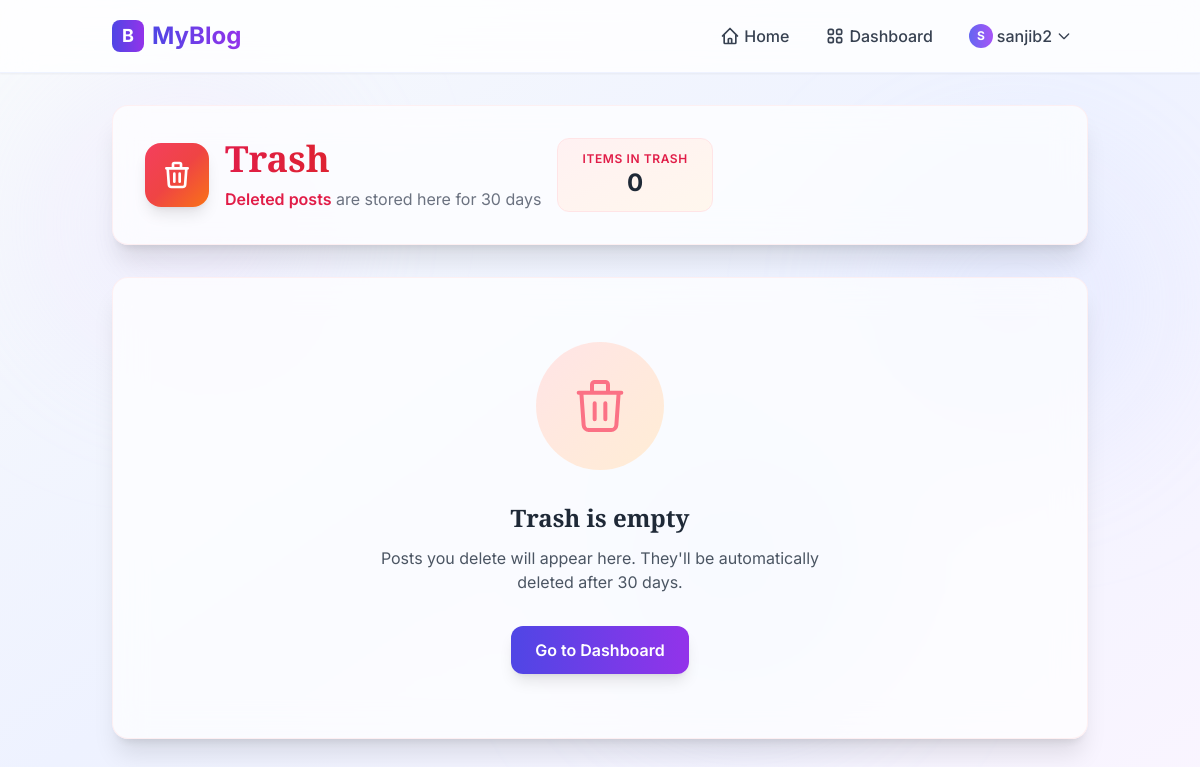
The page /trash/ (signed in) on the database as committed earlier.
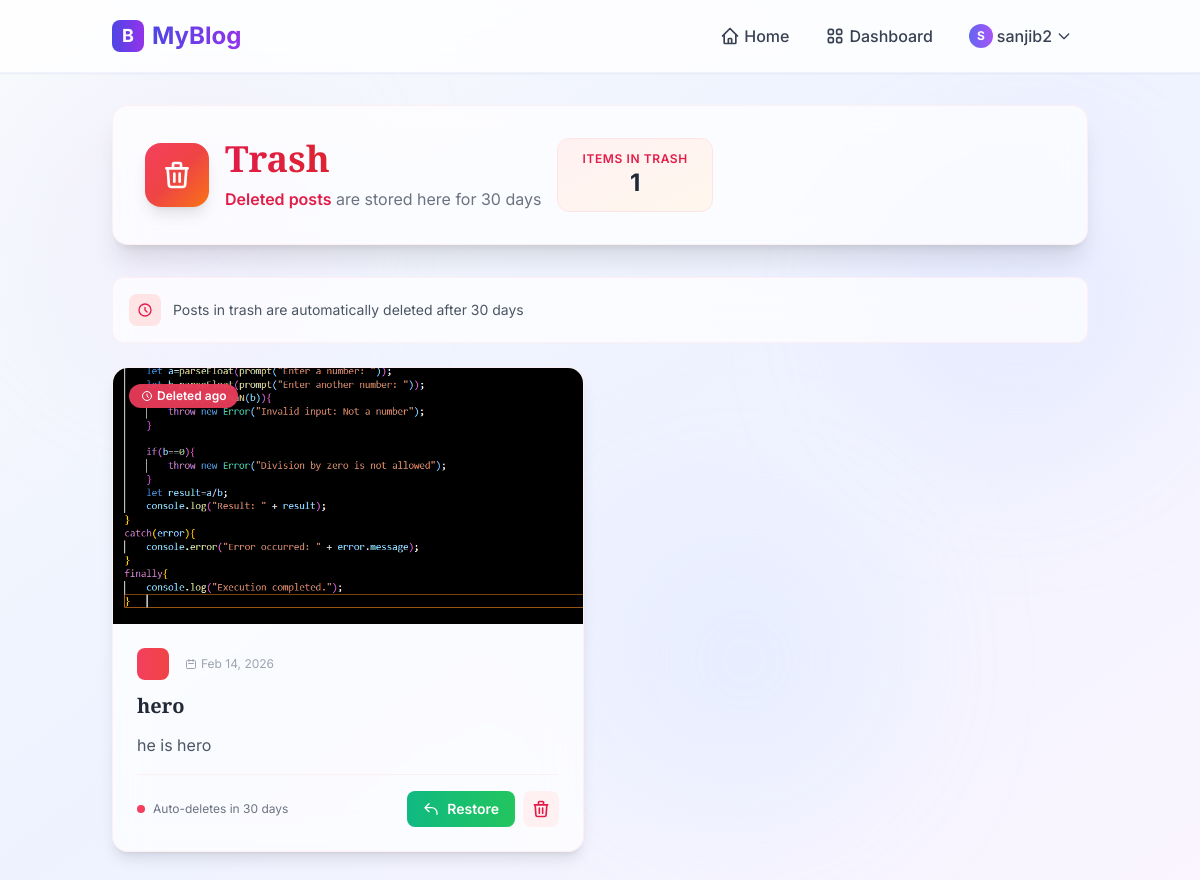
The same page on the database as committed later.
### posts/models.py (models this page shows, shortened)
class Post(models.Model):
    author=models.ForeignKey(User,on_delete=models.CASCADE,null=True,blank=True)
    title=models.CharField(max_length=200)
    content=models.TextField()
    image=models.ImageField(upload_to='post_images/',null=True,blank=True)
    is_deleted=models.BooleanField(default=False)
    created_at=models.DateTimeField(auto_now_add=True)

### posts/views.py (the view)
# urls.py: path('trash/',views.trash_view,name='trash_view'),
def trash_view(request):
    deleted_posts=Post.objects.filter(author=request.user,is_deleted=True).order_by('-created_at')
    context={
        'deleted_posts':deleted_posts
    }
    return render(request,'posts/trash.html',context=context)

### templates/posts/trash.html (shortened to what the changed rows need)
{% extends 'posts/base.html' %}
{% load static %}
{% block child_block %}
<div class="space-y-8">
    <div class="bg-white/70 backdrop-blur-lg rounded-2xl shadow-xl p-8 border border-rose-100/50">
        <div class="flex items-center space-x-4">
            <div>
                <h1 class="text-3xl md:text-4xl font-bold font-playfair bg-gradient-to-r from-rose-600 via-red-600 to-orange-600 bg-clip-text text-transparent">
                </h1>
            </div>
            <div class="ml-auto">
                <div class="bg-gradient-to-br from-rose-50 to-orange-50 rounded-xl px-6 py-3 border border-rose-100">
                    <p class="text-xs text-rose-600 font-semibold uppercase tracking-wider">Items in Trash</p>
                    <p class="text-2xl font-bold text-gray-800 text-center">{{ deleted_posts|length }}</p>
                </div>
            </div>
        </div>
    </div>
    {% if deleted_posts %}
        <div class="space-y-6">
            <div class="bg-white/70 backdrop-blur-lg rounded-xl p-4 border border-rose-100/50 flex items-center justify-between">
                <div class="flex items-center space-x-3">
                    <div class="w-8 h-8 bg-rose-100 rounded-lg flex items-center justify-center">
                        <svg xmlns="http://www.w3.org/2000/svg" class="h-4 w-4 text-rose-600" fill="none" viewBox="0 0 24 24" stroke="currentColor">
                            <path stroke-linecap="round" stroke-linejoin="round" stroke-width="2" d="M12 8v4l3 3m6-3a9 9 0 11-18 0 9 9 0 0118 0z" />
                        </svg>
                    </div>
                    <span class="text-sm text-gray-600">Posts in trash are automatically deleted after 30 days</span>
                </div>
            </div>
            <div class="grid grid-cols-1 lg:grid-cols-2 gap-8">
                {% for post in deleted_posts %}
                    <article class="group bg-white/70 backdrop-blur-lg rounded-2xl shadow-lg hover:shadow-2xl transition-all duration-500 border border-rose-100/50 overflow-hidden relative">
                        <div class="absolute top-4 left-4 z-10">
                            <span class="px-3 py-1 bg-rose-500/90 backdrop-blur text-white text-xs font-semibold rounded-full flex items-center space-x-1">
                                <svg xmlns="http://www.w3.org/2000/svg" class="h-3 w-3" fill="none" viewBox="0 0 24 24" stroke="currentColor">
                                    <path stroke-linecap="round" stroke-linejoin="round" stroke-width="2" d="M12 8v4l3 3m6-3a9 9 0 11-18 0 9 9 0 0118 0z" />
                                </svg>
                                <span>Deleted {{ post.deleted_at|timesince }} ago</span>
                            </span>
                        </div>
                        {% if post.image %}
                            <div class="relative h-64 overflow-hidden">
                                <img src="{{ post.image.url }}"
                                     alt="{{ post.title }}"
                                     class="w-full h-full object-cover group-hover:scale-110 transition-transform duration-700">
                            </div>
                        {% endif %}
                        <div class="p-6">
                            <div class="flex items-center space-x-2 mb-3">
                                <div class="w-8 h-8 bg-gradient-to-r from-rose-500 to-red-500 rounded-lg flex items-center justify-center">
                                </div>
                                <span class="text-xs text-gray-400 ml-auto flex items-center space-x-1">
                                    <svg xmlns="http://www.w3.org/2000/svg" class="h-3 w-3" fill="none" viewBox="0 0 24 24" stroke="currentColor">
                                        <path stroke-linecap="round" stroke-linejoin="round" stroke-width="2" d="M8 7V3m8 4V3m-9 8h10M5 21h14a2 2 0 002-2V7a2 2 0 00-2-2H5a2 2 0 00-2 2v12a2 2 0 002 2z" />
                                    </svg>
                                    <span>{{ post.created_at|date:"M d, Y" }}</span>
                                </span>
                            </div>
                            <h3 class="text-xl font-bold font-playfair text-gray-800 mb-3 group-hover:text-rose-600 transition-colors duration-300 line-clamp-2">
                                {{ post.title }}
                            </h3>
                            <p class="text-gray-600 mb-4 line-clamp-3 leading-relaxed">
                                {{ post.content|truncatechars:150 }}
                            </p>
                            <div class="flex items-center justify-between pt-4 border-t border-rose-100/50">
                                <div class="flex items-center space-x-2 text-xs text-gray-500">
                                    <div class="w-2 h-2 bg-rose-500 rounded-full"></div>
                                    <span>Auto-deletes in 30 days</span>
                                </div>
                                <div class="flex space-x-2">
                                    <form action="{% url 'restore_post' post.id %}" method="post" class="inline">
                                        <button type="submit"
                                                class="px-4 py-2 bg-gradient-to-r from-emerald-500 to-green-500 hover:from-emerald-600 hover:to-green-600 text-white text-sm font-semibold rounded-lg transition-all duration-300 inline-flex items-center space-x-2"
                                                title="Restore post">
                                            <svg xmlns="http://www.w3.org/2000/svg" class="h-4 w-4" fill="none" viewBox="0 0 24 24" stroke="currentColor">
                                                <path stroke-linecap="round" stroke-linejoin="round" stroke-width="2" d="M3 10h10a8 8 0 018 8v2M3 10l6 6m-6-6l6-6" />
                                            </svg>
                                            <span>Restore</span>
                                        </button>
                                    </form>
                                    <form action="{% url 'permanent_delete' post.id %}" method="post" class="inline"
                                          onsubmit="return confirm('Are you sure you want to permanently delete this post? This action cannot be undone.');">
                                        <button type="submit"
                                                class="p-2 text-rose-600 hover:text-white bg-rose-50 hover:bg-gradient-to-r hover:from-rose-600 hover:to-red-600 rounded-lg transition-all duration-300"
                                                title="Delete permanently">
                                            <svg xmlns="http://www.w3.org/2000/svg" class="h-5 w-5" fill="none" viewBox="0 0 24 24" stroke="currentColor">
                                                <path stroke-linecap="round" stroke-linejoin="round" stroke-width="2" d="M19 7l-.867 12.142A2 2 0 0116.138 21H7.862a2 2 0 01-1.995-1.858L5 7m5 4v6m4-6v6m1-10V4a1 1 0 00-1-1h-4a1 1 0 00-1 1v3M4 7h16" />
                                            </svg>
                                        </button>
                                    </form>
                                </div>
                            </div>
                        </div>
                    </article>
                {% endfor %}
            </div>
        </div>
    {% else %}
        <div class="bg-white/70 backdrop-blur-lg rounded-2xl shadow-xl p-16 border border-rose-100/50 text-center">
            <div class="max-w-md mx-auto">
                <div class="w-32 h-32 bg-gradient-to-br from-rose-100 to-orange-100 rounded-full flex items-center justify-center mx-auto mb-8">
                </div>
                <h3 class="text-2xl font-bold font-playfair text-gray-800 mb-3">Trash is empty</h3>
                <p class="text-gray-600 mb-8">Posts you delete will appear here. They'll be automatically deleted after 30 days.</p>
                <div class="flex items-center justify-center space-x-4">
                    <a href="{% url 'dashboard' %}"
                       class="px-6 py-3 bg-gradient-to-r from-indigo-600 to-purple-600 hover:from-indigo-700 hover:to-purple-700 text-white font-semibold rounded-xl shadow-lg hover:shadow-xl transition-all duration-300 inline-block">
                        Go to Dashboard
                    </a>
                </div>
            </div>
        </div>
    {% endif %}
</div>
<link rel="stylesheet" href="https://cdnjs.cloudflare.com/ajax/libs/font-awesome/6.0.0/css/all.min.css">
{% endblock %}

Rows that differ between the two databases and show on the page:
added Post: image (picture), created_at "Feb 14, 2026", title "hero", content "he is hero"
Other text that changed with them:
{{ deleted_posts|length }}: "0" → "1"
text no longer shown: "Trash is empty Posts you delete will appear here. They'll be automatically deleted after 30 days. Go to Dashboard"
text now shown: "Posts in trash are automatically deleted after 30 days"
